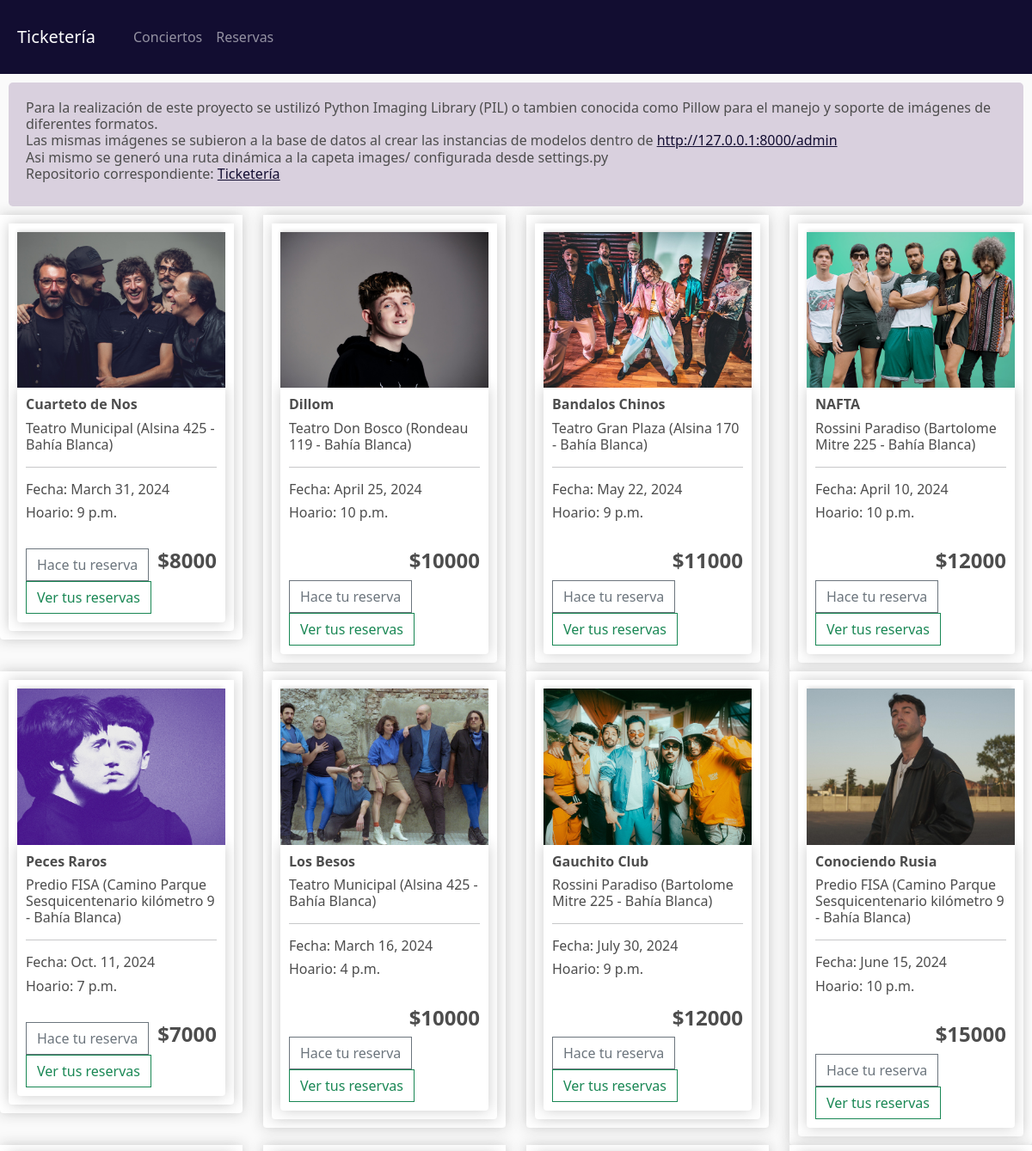
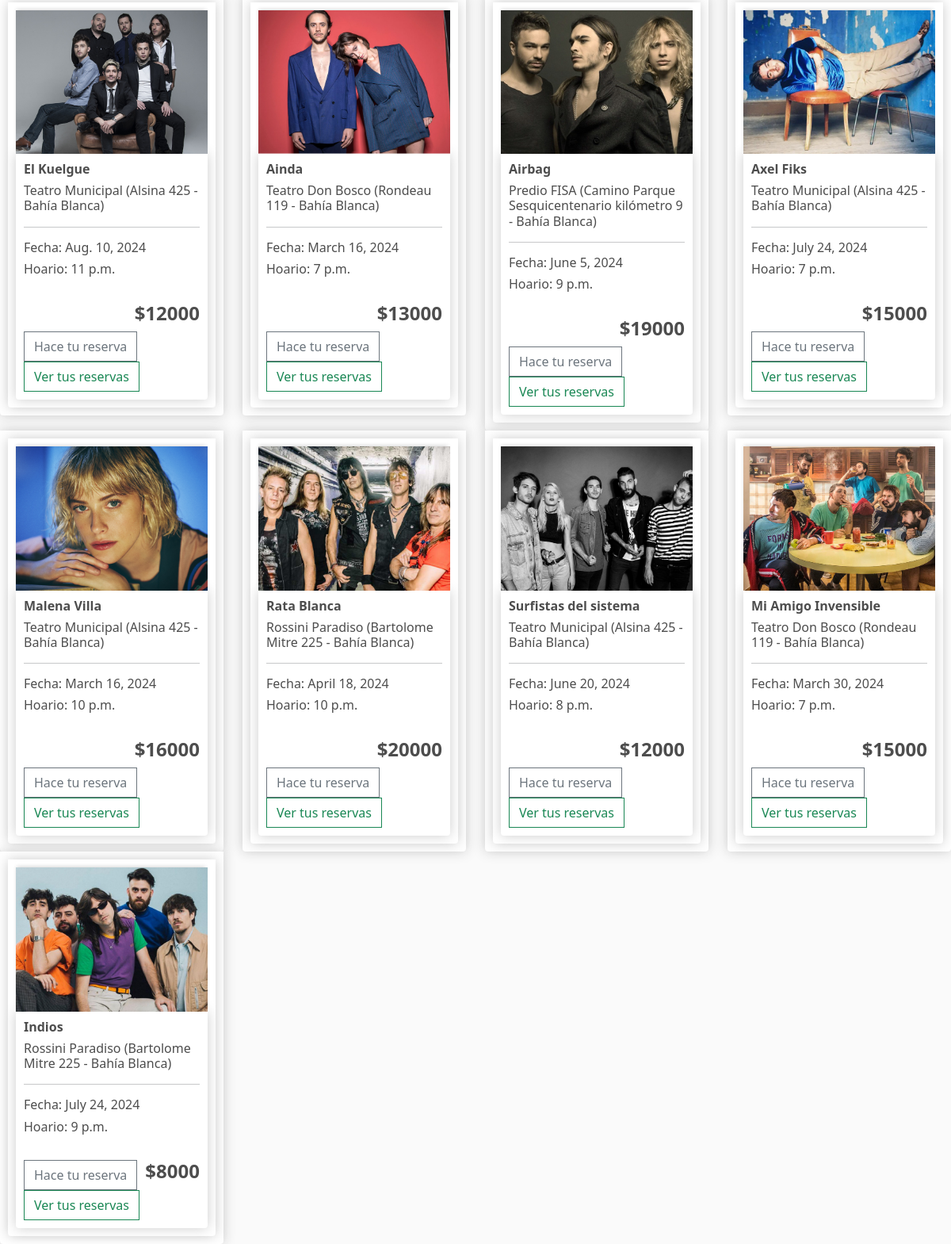
The page / on the database its author committed (2 pictures, top to bottom).
### recitales/models.py (models this page shows, shortened)
class Recital(models.Model):
    banda_artista = models.CharField(max_length=64)
    establecimiento = models.ForeignKey(Establecimiento, on_delete=models.CASCADE, related_name="lugar")
    fecha = models.DateField()
    horario = models.TimeField()
    precio = models.IntegerField()
    imagen = models.ImageField(null=True, blank =True)

class Establecimiento(models.Model):
    nombre = models.CharField(max_length=64)
    ciudad = models.CharField(max_length=64)
    direccion = models.CharField(max_length=64)
    def __str__(self):
        return f"{self.nombre} ({self.direccion} - {self.ciudad}) "

### recitales/views.py (the view)
# urls.py: path('', views.index, name="index"),
def index(request):
    recitales = Recital.objects.all()
    context = {'recitales': recitales}
    return render(request, "recitales/index.html", context)

### recitales/templates/recitales/index.html
{% extends "recitales/main.html" %}
{% load static %}
{% block body %}
    <div class="descripcion">
        <div class="textoDescripcion"><h6>
            Para la realización de este proyecto se ustilizó Python Imaging Library (PIL) o tambien conocida como Pillow para el manejo y soporte de imágenes de diferentes formatos.
            <br>Las mismas imágenes se subieron a la base de datos al crear las instancias de modelos dentro de <a href="http://127.0.0.1:8000/admin">http://127.0.0.1:8000/admin</a>
            <br>Asi mismo se generó una ruta dinámica a la capeta images/ configurada desde settings.py
            <br>Repositorio correspondiente: <a href="https://github.com/GuastavinoAgustina/DJangoWebSite">Ticketería</a>
        </h6></div>
    </div>
    <div class="row">
        {% for recital in recitales %}
        <div class="col-lg-3">
            <div class="box-element product">
                <div class="box-element product">
                    <img class="thumbnail" src="{{recital.imagen.url}}">
                    <div class="box-element product">
                        <h6><strong>{{ recital.banda_artista }}</strong></h6>
                        <h6>{{ recital.establecimiento }}</h6>
                        <hr>
                        <h6>Fecha: {{ recital.fecha }}</h6>
                        <h6>Hoario: {{ recital.horario }}</h6>
                        <br>
                        <h4 style="display: inline-block; float: right"><strong>${{recital.precio}}</strong></h4>
                        <button data-recital="{{recital.id}}" data-action= "add" class="btn btn-outline-secondary add-btn update-recital">Hace tu reserva</button>
                        <a class="btn btn-outline-success" href="{% url 'reservas'%}">Ver tus reservas</a>
                    </div>
                </div>
            </div>
        </div>
        {% endfor %}
{% endblock body%}

### recitales/static/recitales/estilos/estilo.css (style rules this page uses)
body { background-color: hsl(0, 0%, 98%); }
h1,h2,h3,h4,h5,h6 { color:hsl(0, 0%, 30%); }
.box-element { box-shadow:hsl(0, 0%, 80%) 0 0 16px; background-color: #fff; border-radius: 4px; padding: 10px; }
.thumbnail { width: 100%; -webkit-box-shadow: -1px -3px 5px -2px rgba(214,214,214,1); -moz-box-shadow: -1px -3px 5px -2px rgba(214,214,214,1); box-shadow: -1px -3px 5px -2px rgba(214,214,214,1); }
.product { border-radius: 0 0 4px 4px; }
.btn { border-radius: 0; }
.descripcion { margin: 10px ; }
.textoDescripcion { background-color: rgb(217, 208, 222); width: 100%; border-radius: 5px; padding: 20px; display: flex; align-items: center; }
a { color: rgb(18, 13, 49); }

### rows shown on the page
Recital: imagen (picture), banda_artista "Cuarteto de Nos", establecimiento "Teatro Municipal (Alsina 425 - Bahía Blanca)", fecha "March 31, 2024", horario "9 p.m.", precio "8000"
Recital: imagen (picture), banda_artista "Dillom", establecimiento "Teatro Don Bosco (Rondeau 119 - Bahía Blanca)", fecha "April 25, 2024", horario "10 p.m.", precio "10000"
Recital: imagen (picture), banda_artista "Bandalos Chinos", establecimiento "Teatro Gran Plaza (Alsina 170 - Bahía Blanca)", fecha "May 22, 2024", horario "9 p.m.", precio "11000"
Recital: imagen (picture), banda_artista "NAFTA", establecimiento "Rossini Paradiso (Bartolome Mitre 225 - Bahía Blanca)", fecha "April 10, 2024", horario "10 p.m.", precio "12000"
Recital: imagen (picture), banda_artista "Peces Raros", establecimiento "Predio FISA (Camino Parque Sesquicentenario kilómetro 9 - Bahía Blanca)", fecha "Oct. 11, 2024", horario "7 p.m.", precio "7000"
Recital: imagen (picture), banda_artista "Los Besos", establecimiento "Teatro Municipal (Alsina 425 - Bahía Blanca)", fecha "March 16, 2024", horario "4 p.m.", precio "10000"
Recital: imagen (picture), banda_artista "Gauchito Club", establecimiento "Rossini Paradiso (Bartolome Mitre 225 - Bahía Blanca)", fecha "July 30, 2024", horario "9 p.m.", precio "12000"
Recital: imagen (picture), banda_artista "Conociendo Rusia", establecimiento "Predio FISA (Camino Parque Sesquicentenario kilómetro 9 - Bahía Blanca)", fecha "June 15, 2024", horario "10 p.m.", precio "15000"
Recital: imagen (picture), banda_artista "El Kuelgue", establecimiento "Teatro Municipal (Alsina 425 - Bahía Blanca)", fecha "Aug. 10, 2024", horario "11 p.m.", precio "12000"
Recital: imagen (picture), banda_artista "Ainda", establecimiento "Teatro Don Bosco (Rondeau 119 - Bahía Blanca)", fecha "March 16, 2024", horario "7 p.m.", precio "13000"
Recital: imagen (picture), banda_artista "Airbag", establecimiento "Predio FISA (Camino Parque Sesquicentenario kilómetro 9 - Bahía Blanca)", fecha "June 5, 2024", horario "9 p.m.", precio "19000"
Recital: imagen (picture), banda_artista "Axel Fiks", establecimiento "Teatro Municipal (Alsina 425 - Bahía Blanca)", fecha "July 24, 2024", horario "7 p.m.", precio "15000"
Recital: imagen (picture), banda_artista "Malena Villa", establecimiento "Teatro Municipal (Alsina 425 - Bahía Blanca)", fecha "March 16, 2024", horario "10 p.m.", precio "16000"
Recital: imagen (picture), banda_artista "Rata Blanca", establecimiento "Rossini Paradiso (Bartolome Mitre 225 - Bahía Blanca)", fecha "April 18, 2024", horario "10 p.m.", precio "20000"
Recital: imagen (picture), banda_artista "Surfistas del sistema", establecimiento "Teatro Municipal (Alsina 425 - Bahía Blanca)", fecha "June 20, 2024", horario "8 p.m.", precio "12000"
Recital: imagen (picture), banda_artista "Mi Amigo Invensible", establecimiento "Teatro Don Bosco (Rondeau 119 - Bahía Blanca)", fecha "March 30, 2024", horario "7 p.m.", precio "15000"
Recital: imagen (picture), banda_artista "Indios", establecimiento "Rossini Paradiso (Bartolome Mitre 225 - Bahía Blanca)", fecha "July 24, 2024", horario "9 p.m.", precio "8000"
